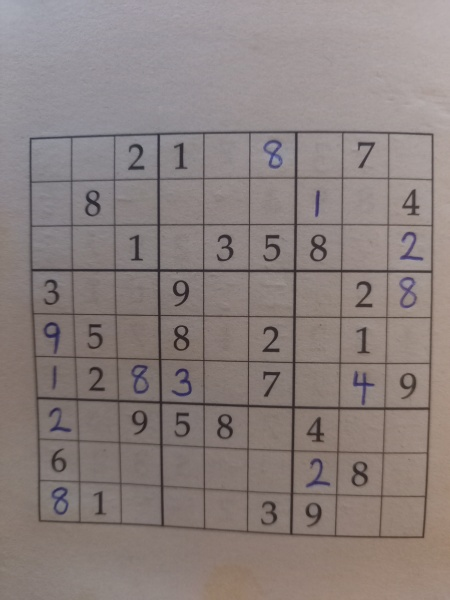
#> input picture assets/sudoku.png, 450 x 600 px
$ python -i image_processing.py   (imports and definitions only)
#> lines starting #> are read from the running program, lines starting #| are printed output that depends on the picture; after the words box and inside, x2 and y2 are one past the last pixel; in counts of white or black regions, pixels touching at a corner belong together
import cv2
import numpy as np


def pre_process_image(img):
    """
    Converts an image to grayscale, blurs it to reduce noise, applies
    adaptive thresholding, and dilates the result to close small gaps in
    grid borders — making the outer boundary a single connected contour.

    Args:
        img: BGR or grayscale uint8 image (numpy array).

    Returns:
        Binary thresholded image (same H×W, single channel).

    Raises:
        ValueError: If the input is not a valid numpy image array.
    """
    if img is None or not isinstance(img, np.ndarray) or img.size == 0:
        raise ValueError("pre_process_image: received an empty or invalid image.")

    # Convert to grayscale if the image is colour
    if img.ndim == 3:
        gray = cv2.cvtColor(img, cv2.COLOR_BGR2GRAY)
    else:
        gray = img.copy()

    # Blur to smooth out background noise before thresholding
    blur = cv2.GaussianBlur(gray, (9, 9), 0)

    # Adaptive thresholding handles uneven lighting across the image.
    # THRESH_BINARY_INV → foreground (lines + digits) are WHITE, background BLACK.
    thresh = cv2.adaptiveThreshold(
        blur, 255,
        cv2.ADAPTIVE_THRESH_GAUSSIAN_C,
        cv2.THRESH_BINARY_INV,
        11, 2
    )

    # Dilate slightly to close small gaps in the grid border so that the
    # outer rectangle is a single connected contour, not a broken chain.
    dilate_kernel = cv2.getStructuringElement(cv2.MORPH_RECT, (3, 3))
    thresh = cv2.dilate(thresh, dilate_kernel, iterations=1)

    return thresh


def find_sudoku_contour(thresh_img):
    """
    Locates the best 4-sided polygon in a thresholded image corresponding to
    the outer boundary of the Sudoku grid.

    Strategy:
    1. Filter contours to those with area >= 5% of image.
    2. For each candidate, score by squareness: a sudoku grid is roughly
       square, so the bounding-rect aspect ratio should be close to 1.0.
       Candidates are ranked by (area × squareness_score) so that a
       slightly-smaller-but-squarer contour beats a larger landscape rectangle
       (e.g. a book page, a hand, or a pencil).
    3. Try progressively looser epsilon values to get exactly 4 corners.
    4. Fall back to convex hull extremal points if needed.

    Args:
        thresh_img: Binary thresholded image (output of pre_process_image).

    Returns:
        A (4, 1, 2) numpy array of the 4 corner points.

    Raises:
        ValueError: If no suitable grid contour can be found.
    """
    contours, _ = cv2.findContours(thresh_img, cv2.RETR_EXTERNAL, cv2.CHAIN_APPROX_SIMPLE)

    if not contours:
        raise ValueError("No contours found. The image may be blank or too noisy.")

    img_area = thresh_img.shape[0] * thresh_img.shape[1]
    min_area = 0.05 * img_area

    # Epsilon multipliers to try in order — start tight, go looser
    epsilons = [0.02, 0.03, 0.04, 0.05, 0.07, 0.10]

    def squareness(c):
        """Score in [0, 1]: 1.0 = perfect square bounding rect, 0 = infinitely thin."""
        _, _, w, h = cv2.boundingRect(c)
        if w == 0 or h == 0:
            return 0.0
        ratio = min(w, h) / max(w, h)
        return ratio

    # Build candidate list sorted by area × squareness (descending)
    candidates = [
        c for c in contours if cv2.contourArea(c) >= min_area
    ]
    candidates.sort(
        key=lambda c: cv2.contourArea(c) * squareness(c),
        reverse=True,
    )

    best_candidate = candidates[0] if candidates else None

    for contour in candidates:
        perimeter = cv2.arcLength(contour, True)

        # Try each epsilon until we get exactly 4 corners
        for eps in epsilons:
            approx = cv2.approxPolyDP(contour, eps * perimeter, True)
            if len(approx) == 4:
                return approx

    # Fallback: convex hull of the best candidate
    if best_candidate is not None:
        hull = cv2.convexHull(best_candidate)
        pts = hull.reshape(-1, 2).astype(np.float32)

        sums = pts.sum(axis=1)
        diffs = pts[:, 0] - pts[:, 1]

        corners = np.array([
            pts[np.argmin(sums)],   # top-left
            pts[np.argmax(diffs)],  # top-right
            pts[np.argmax(sums)],   # bottom-right
            pts[np.argmin(diffs)],  # bottom-left
        ], dtype=np.float32).reshape(4, 1, 2)

        return corners

    raise ValueError(
        "No Sudoku grid found in image. "
        "Ensure the full grid is visible and well-lit."
    )


def reorder_points(points):
    """
    Reorders 4 corner points into the canonical perspective-transform order:
    [top-left, top-right, bottom-right, bottom-left].

    Uses explicit x-y differences instead of np.diff to avoid shape issues.

    Args:
        points: numpy array of shape (4, 1, 2) or (4, 2).

    Returns:
        numpy array of shape (4, 1, 2), dtype float32.
    """
    points = points.reshape((4, 2)).astype(np.float32)
    ordered = np.zeros((4, 1, 2), dtype=np.float32)

    # Top-left → min(x+y);  Bottom-right → max(x+y)
    sums = points.sum(axis=1)
    ordered[0] = points[np.argmin(sums)]
    ordered[2] = points[np.argmax(sums)]

    # Top-right → max(x-y)  [large x, small y]
    # Bottom-left → min(x-y) [small x, large y]
    x = points[:, 0]
    y = points[:, 1]
    diffs = x - y
    ordered[1] = points[np.argmax(diffs)]
    ordered[3] = points[np.argmin(diffs)]

    return ordered


def warp_perspective(img, corners, size=630):
    """
    Applies a perspective transform to produce a top-down, square view of the grid.

    Args:
        img:     Grayscale image (same source used for contour detection).
        corners: 4-corner array from find_sudoku_contour.
        size:    Output image side length in pixels (default 630 → 70px per cell).
                 Larger values give the cell-cleaning step more pixels to work with.

    Returns:
        Square grayscale image of shape (size, size).
    """
    ordered = reorder_points(corners)

    src = np.float32(ordered)
    dst = np.float32([[0, 0], [size, 0], [size, size], [0, size]])

    matrix = cv2.getPerspectiveTransform(src, dst)
    warped = cv2.warpPerspective(img, matrix, (size, size))

    return warped


def split_boxes(warped_img):
    """
    Splits a warped Sudoku image into 81 individual cell images (9×9 grid).

    Each cell is returned as an independent copy so that downstream processing
    cannot accidentally mutate the source array.

    Args:
        warped_img: Square grayscale image (ideally divisible by 9).

    Returns:
        List of 81 numpy arrays in row-major order (left→right, top→bottom).
    """
    h, w = warped_img.shape[:2]
    cell_h = h // 9
    cell_w = w // 9

    boxes = []
    for r in range(9):
        for c in range(9):
            cell = warped_img[
                r * cell_h : (r + 1) * cell_h,
                c * cell_w : (c + 1) * cell_w,
            ]
            boxes.append(cell.copy())  # copy — never return a view into the source

    return boxes


def clean_and_prepare_box(box_img, target_size=28, empty_threshold=0.15):
    """
    Prepares a single cell image for digit classification:
      1. Crops a 10% margin to remove grid-line artifacts.
      2. Applies morphological closing to join broken digit strokes.
      3. Checks digit pixel density to detect empty cells.
      4. Locates the digit bounding box and centers it on a square canvas.
      5. Adds MNIST-style outer padding, then resizes to target_size × target_size.

    The input is expected to already be a binary image (white digits on black
    background) — i.e. the output of pre_process_image after warping. No
    re-thresholding is applied here to avoid double-processing artefacts.

    Args:
        box_img:         Binary cell image (white digit on black background).
        target_size:     Output size in pixels (default 28 for MNIST models).
        empty_threshold: Fraction of white pixels below which cell is "empty".

    Returns:
        uint8 array of shape (target_size, target_size), or None if empty.
    """
    h, w = box_img.shape[:2]

    # Margin crop to strip the outermost grid lines.
    margin = max(2, int(min(h, w) * 0.15))
    cropped = box_img[margin : h - margin, margin : w - margin]

    if cropped.size == 0:
        return None

    # Morphological closing to connect broken strokes
    kernel_close = cv2.getStructuringElement(cv2.MORPH_ELLIPSE, (3, 3))
    closed = cv2.morphologyEx(cropped, cv2.MORPH_CLOSE, kernel_close)

    # Use connected components to find the digit, ignoring grid lines and noise
    ch, cw = closed.shape
    num_labels, labels, stats, centroids = cv2.connectedComponentsWithStats(closed, connectivity=8)

    best_label = -1
    max_area = 0

    for i in range(1, num_labels):
        x, y, dw, dh, area = stats[i]
        cx, cy = centroids[i]

        # 1. Reject small noise (must be > 2% of the cropped cell area)
        if area < (ch * cw * 0.02):
            continue

        # 2. Reject grid lines: their centroid is usually near the edge
        if cx < cw * 0.2 or cx > cw * 0.8 or cy < ch * 0.2 or cy > ch * 0.8:
            continue

        # 3. Reject highly elongated lines (vertical or horizontal)
        aspect = max(dw, dh) / (min(dw, dh) + 1e-6)
        if aspect > 8.0:
            continue

        # 4. Reject horizontal smudges/cross-outs (digits are never significantly wider than tall)
        if dw > dh * 1.5:
            continue

        if area > max_area:
            max_area = area
            best_label = i

    if best_label == -1:
        return None

    # We found a valid digit component!
    x, y, dw, dh, _ = stats[best_label]
    digit_roi = closed[y:y+dh, x:x+dw]

    # Center digit on a square canvas
    square_size = max(dw, dh)
    if square_size == 0:
        return None

    canvas = np.zeros((square_size, square_size), dtype=np.uint8)
    x_off = (square_size - dw) // 2
    y_off = (square_size - dh) // 2
    canvas[y_off:y_off+dh, x_off:x_off+dw] = digit_roi

    # Add outer padding to mimic MNIST's blank border around digits (~20% each side)
    border = max(2, int(square_size * 0.2))
    canvas = cv2.copyMakeBorder(
        canvas, border, border, border, border,
        cv2.BORDER_CONSTANT, value=0
    )

    # Resize to model input size
    final = cv2.resize(canvas, (target_size, target_size), interpolation=cv2.INTER_AREA)

    return final


def _estimate_empty_threshold(boxes, margin_pct=0.15):
    """
    Automatically estimates an appropriate empty-cell threshold for a given set
    of 81 cell images.

    Strategy:
    1. Compute the white-pixel ratio for each cell (after margin crop + closing).
    2. If a clear bimodal gap exists in the distribution (gap > 0.02), use its
       midpoint as the threshold — this handles images with thick grid lines
       where empty and digit cells are well separated.
    3. Otherwise (smooth/continuous distribution from thin lines), fall back to
       the midpoint between the 50th and 65th percentile values. In a typical
       sudoku ~40-55 cells are empty and ~26-41 have digits, so this percentile
       range reliably straddles the boundary between the two groups.

    Args:
        boxes:      List of cell images (output of split_boxes).
        margin_pct: Margin fraction used when measuring each cell (should match
                    the value used in clean_and_prepare_box).

    Returns:
        float: Threshold value in [0.03, 0.40].
    """
    ratios = []
    kernel_close = cv2.getStructuringElement(cv2.MORPH_ELLIPSE, (3, 3))

    for box in boxes:
        h, w = box.shape[:2]
        margin = max(2, int(min(h, w) * margin_pct))
        cropped = box[margin : h - margin, margin : w - margin]
        if cropped.size == 0:
            continue
        closed = cv2.morphologyEx(cropped, cv2.MORPH_CLOSE, kernel_close)

        # Use border flood-fill to remove grid lines
        ch, cw = closed.shape[:2]
        no_lines = closed.copy()
        mask = np.zeros((ch + 2, cw + 2), dtype=np.uint8)
        for x in range(cw):
            if no_lines[0, x] == 255: cv2.floodFill(no_lines, mask, (x, 0), 0)
            if no_lines[ch-1, x] == 255: cv2.floodFill(no_lines, mask, (x, ch-1), 0)
        for y in range(ch):
            if no_lines[y, 0] == 255: cv2.floodFill(no_lines, mask, (0, y), 0)
            if no_lines[y, cw-1] == 255: cv2.floodFill(no_lines, mask, (cw-1, y), 0)

        ratio = cv2.countNonZero(no_lines) / no_lines.size
        ratios.append(ratio)


    if len(ratios) < 2:
        return 0.10  # safe default

    ratios.sort()
    n = len(ratios)

    # Strategy 1: largest gap in the lower 70% of the distribution
    # Only gaps that occur before the 70th percentile separate empty cells from
    # digit cells.  Gaps in the tail are between different-density digit cells
    # and should be ignored.
    cutoff_idx = int(n * 0.70)
    max_gap = 0.0
    gap_threshold = None

    for i in range(1, cutoff_idx + 1):
        gap = ratios[i] - ratios[i - 1]
        if gap > max_gap:
            max_gap = gap
            gap_threshold = (ratios[i] + ratios[i - 1]) / 2.0

    if max_gap > 0.02 and gap_threshold is not None:
        return float(np.clip(gap_threshold, 0.03, 0.40))

    # Strategy 2: percentile midpoint
    # A standard 9×9 sudoku has 17-50 given digits; the median cell is typically
    # empty.  The boundary between empty and digit clusters consistently falls
    # between the 50th–65th percentile of the sorted ratio list.
    p50 = ratios[int(n * 0.50)]
    p65 = ratios[int(n * 0.65)]
    threshold = (p50 + p65) / 2.0

    return float(np.clip(threshold, 0.03, 0.40))


def extract_digit_cells(img, warp_size=450, target_size=28):
    """
    Full pipeline: raw image -> list of 81 prepared cell images.

    The empty-cell threshold is estimated automatically from the distribution
    of white pixel densities across all 81 cells, so the pipeline adapts to
    different image qualities (thick vs. thin grid lines, varying lighting).

    Args:
        img:         BGR or grayscale source image containing a Sudoku grid.
        warp_size:   Side length of the intermediate warped grid image.
        target_size: Pixel size of each output cell (for the digit model).

    Returns:
        List of 81 items — each is either a (target_size, target_size) uint8
        array (digit present) or None (empty cell), in row-major order.

    Raises:
        ValueError: If the image is invalid or no grid can be located.
    """
    # Stage 1: binarise for contour detection
    thresh = pre_process_image(img)

    # Stage 2: find the grid boundary
    corners = find_sudoku_contour(thresh)

    # Stage 3: warp using the grayscale image (not the binary) so that
    # clean_and_prepare_box receives properly scaled pixel intensities
    if img.ndim == 3:
        gray = cv2.cvtColor(img, cv2.COLOR_BGR2GRAY)
    else:
        gray = img

    # Re-binarise after warp so cells contain white-on-black digits
    warped_gray = warp_perspective(gray, corners, size=warp_size)
    warped_blur = cv2.GaussianBlur(warped_gray, (3, 3), 0)
    warped_thresh = cv2.adaptiveThreshold(
        warped_blur, 255,
        cv2.ADAPTIVE_THRESH_GAUSSIAN_C,
        cv2.THRESH_BINARY_INV,
        11, 4
    )

    # Stage 4: split into 81 cells
    boxes = split_boxes(warped_thresh)

    # Stage 5: estimate the empty-cell threshold from this image's pixel
    # density distribution so the pipeline handles thick vs. thin grid lines
    # without manual tuning.
    auto_threshold = _estimate_empty_threshold(boxes)

    # Stage 6: clean and prepare each cell using the adaptive threshold
    cells = [
        clean_and_prepare_box(box, target_size=target_size, empty_threshold=auto_threshold)
        for box in boxes
    ]

    return cells

>>> import cv2
>>> picture = cv2.imread('../assets/sudoku.png')
#> picture is the input picture: shape (600, 450, 3); mean B, G, R 125.7, 128, 138.6
>>> result = extract_digit_cells(picture)
#> in pre_process_image, `thresh = cv2.adaptiveThreshold( blur, 255, cv2.ADAPTIVE_THRESH_GAUSSIA..`:
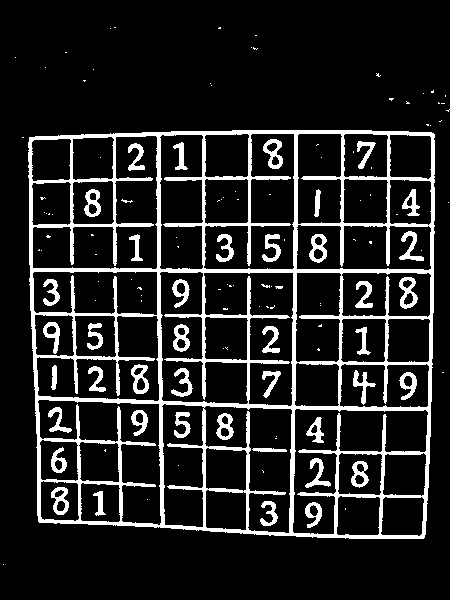
#> thresh: shape (600, 450); 13.5% white; 132 white regions (88 under 20 px), largest, box (x1, y1, x2, y2) and area: (28, 130, 435, 539) 26985, (399, 277, 418, 309) 304, (263, 139, 283, 169) 294
#> in pre_process_image, `thresh = cv2.dilate(thresh, dilate_kernel, iterations=1)`:
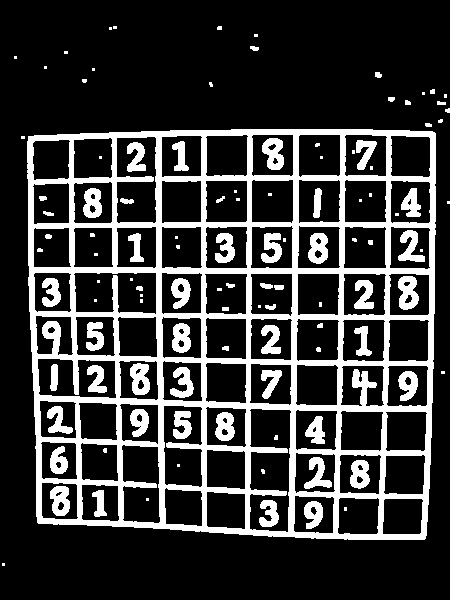
#> thresh: shape (600, 450); 21.9% white; 112 white regions (49 under 20 px)
#> in find_sudoku_contour, `contours, _ = cv2.findContours(thresh_img, cv2.RETR_EXTERNAL, cv2.CHAI..`: contours = 26 contours, 22 with area under 20; largest, box (x1, y1, x2, y2) and area: (27, 129, 436, 540) 160978, (375, 72, 382, 78) 24, (250, 46, 259, 51) 24, (388, 97, 395, 102) 20
#> in find_sudoku_contour, `candidates = [ c for c in contours if cv2.contourArea(c) >= min_area ]`: candidates = 1 contour; box (x1, y1, x2, y2) and area: (27, 129, 436, 540) 160978
#> in find_sudoku_contour, `best_candidate = candidates[0] if candidates else None`: best_candidate = contour of 150 points, box (x1, y1, x2, y2) (27, 129, 436, 540), area 160978
#> the loop in find_sudoku_contour, `for contour in candidates:` made 1 pass
#> perimeter on pass 1: 1618.3
#> in extract_digit_cells, `corners = find_sudoku_contour(thresh)`: corners = [[28, 136], [37, 522], [424, 539], [435, 133]]
#> in reorder_points, `sums = points.sum(axis=1)`: sums = [164, 559, 963, 568]
#> in reorder_points, `x = points[:, 0]`: x = [28, 37, 424, 435]
#> in reorder_points, `y = points[:, 1]`: y = [136, 522, 539, 133]
#> in reorder_points, `diffs = x - y`: diffs = [-108, -485, -115, 302]
#> in warp_perspective, `ordered = reorder_points(corners)`: ordered = [[28, 136], [435, 133], [424, 539], [37, 522]]
#> in warp_perspective, `matrix = cv2.getPerspectiveTransform(src, dst)`: matrix = [[1.15, -0.0268, -28.55], [0.00807, 1.1, -149.1], [0.00013, -0.000125, 1]]
#> in warp_perspective, `warped = cv2.warpPerspective(img, matrix, (size, size))`:
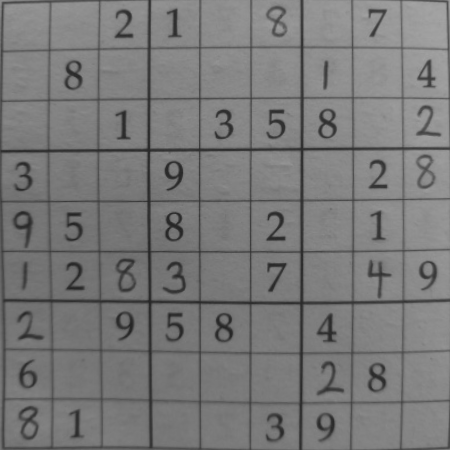
#> warped: shape (450, 450); min 34, max 165, mean 121.4
#> after the loop in split_boxes, `for r in range(9):`:
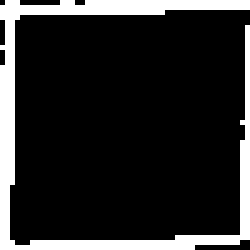
#> cell: shape (50, 50) (shown 5 times larger); 16% white; 1 white region, box (x1, y1, x2, y2) and area: (0, 0, 50, 50) 400
#> after the loop in split_boxes, `for r in range(9):`: boxes = 81 items
#> the loop in _estimate_empty_threshold, `for box in boxes:` made 81 passes
#> ratio on passes 1 to 8: 0, 0, 0.17, 0.127, 0, 0, 0.000772, 0.147
#> after the loop in _estimate_empty_threshold, `for box in boxes:`: ratios = 81 values, max 0.2 at index 10, min 0 at index 0, mean 0.0432
#> in _estimate_empty_threshold, `n = len(ratios)`: n = 81
#> in _estimate_empty_threshold, `cutoff_idx = int(n * 0.70)`: cutoff_idx = 56
#> the loop in _estimate_empty_threshold, `for i in range(1, cutoff_idx + 1):` made 56 passes
#> (gap, max_gap, gap_threshold) on pass 40: (0.000772, 0.000772, 0.000386)
#> after the loop in _estimate_empty_threshold, `for i in range(1, cutoff_idx + 1):`: gap_threshold = 0.000386; max_gap = 0.000772
#> in _estimate_empty_threshold, `p65 = ratios[int(n * 0.65)]`: p65 = 0.00386
#> in _estimate_empty_threshold, `threshold = (p50 + p65) / 2.0`: threshold = 0.00231
#> in extract_digit_cells, `auto_threshold = _estimate_empty_threshold(boxes)`: auto_threshold = 0.03
#> in clean_and_prepare_box, `kernel_close = cv2.getStructuringElement(cv2.MORPH_ELLIPSE, (3, 3))`: kernel_close = [[0, 1, 0], [1, 1, 1], [0, 1, 0]]
#> in clean_and_prepare_box, `num_labels, labels, stats, centroids = cv2.connectedComponentsWithStat..`: num_labels = 1; stats = [[0, 0, 36, 36, 1296]]; centroids = [[17.5, 17.5]]
#> after the loop in clean_and_prepare_box, `for i in range(1, num_labels):`: best_label = -1; max_area = 0
#> in clean_and_prepare_box (call 6), `num_labels, labels, stats, centroids = cv2.connectedComponentsWithStat..`: num_labels = 3; stats = [[0, 0, 36, 36, 1030], [9, 0, 21, 30, 265], [35, 8, 1, 1, 1]]; centroids = [[16.78, 18.44], [20.24, 13.88], [35, 8]]
#> the loop in clean_and_prepare_box (call 6), `for i in range(1, num_labels):` made 2 passes
#> (x, y, dw, dh, area, cx, cy, aspect) on pass 1: (9, 0, 21, 30, 265, 20.24, 13.88, 1.43)
#> after the loop in clean_and_prepare_box (call 6), `for i in range(1, num_labels):`: best_label = 1; max_area = 265
#> in clean_and_prepare_box (call 6), `x, y, dw, dh, _ = stats[best_label]`: x = 9; y = 0; dw = 21; dh = 30
#> in clean_and_prepare_box (call 6), `digit_roi = closed[y:y+dh, x:x+dw]`:
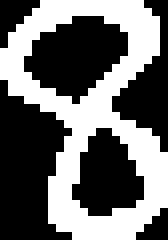
#> digit_roi: shape (30, 21) (shown 8 times larger); 42.1% white; 1 white region, box (x1, y1, x2, y2) and area: (0, 0, 21, 30) 265
#> in clean_and_prepare_box (call 6), `x_off = (square_size - dw) // 2`: x_off = 4
#> in clean_and_prepare_box (call 8), `num_labels, labels, stats, centroids = cv2.connectedComponentsWithStat..`:
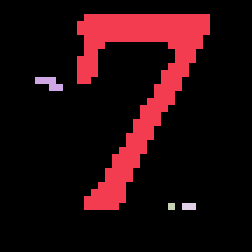
#> labels: shape (36, 36) int32 (shown 7 times larger); 5 distinct labels, from 0 to 4; one colour per label, 0 black
#> in clean_and_prepare_box (call 8), `num_labels, labels, stats, centroids = cv2.connectedComponentsWithStat..`: num_labels = 5; stats = [[0, 0, 36, 36, 1106], [11, 2, 19, 28, 182], [5, 11, 4, 2, 5], [24, 29, 1, 1, 1], [26, 29, 2, 1, 2]]; centroids = [[17.23, 18.49], [19.31, 11.46], [6.6, 11.4], [24, 29], [26.5, 29]]
#> the loop in clean_and_prepare_box (call 8), `for i in range(1, num_labels):` made 4 passes
#> (x, y, dw, dh, area, cx, cy, aspect) on pass 1: (11, 2, 19, 28, 182, 19.31, 11.46, 1.47)
#> after the loop in clean_and_prepare_box (call 8), `for i in range(1, num_labels):`: best_label = 1; max_area = 182
#> in clean_and_prepare_box (call 8), `x, y, dw, dh, _ = stats[best_label]`: x = 11; y = 2; dw = 19; dh = 28
#> in clean_and_prepare_box (call 8), `border = max(2, int(square_size * 0.2))`: border = 5
#> in clean_and_prepare_box (call 12), `cropped = box_img[margin : h - margin, margin : w - margin]`:
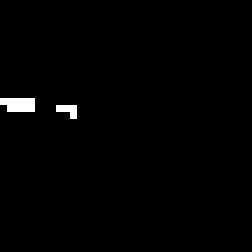
#> cropped: shape (36, 36) (shown 7 times larger); 1% white in thin lines or dots, all inside (x1, y1, x2, y2) = (0, 14, 11, 17)
#> in clean_and_prepare_box (call 12), `num_labels, labels, stats, centroids = cv2.connectedComponentsWithStat..`: num_labels = 3; stats = [[0, 0, 36, 36, 1283], [0, 14, 5, 2, 9], [8, 15, 3, 2, 4]]; centroids = [[17.63, 17.53], [2.22, 14.44], [9.25, 15.25]]
#> the loop in clean_and_prepare_box (call 12), `for i in range(1, num_labels):` made 2 passes
#> (x, y, dw, dh, area, cx, cy) on passes 1 to 2: (0, 14, 5, 2, 9, 2.22, 14.44), (8, 15, 3, 2, 4, 9.25, 15.25)
#> after the loop in clean_and_prepare_box (call 12), `for i in range(1, num_labels):`: best_label = -1; max_area = 0
